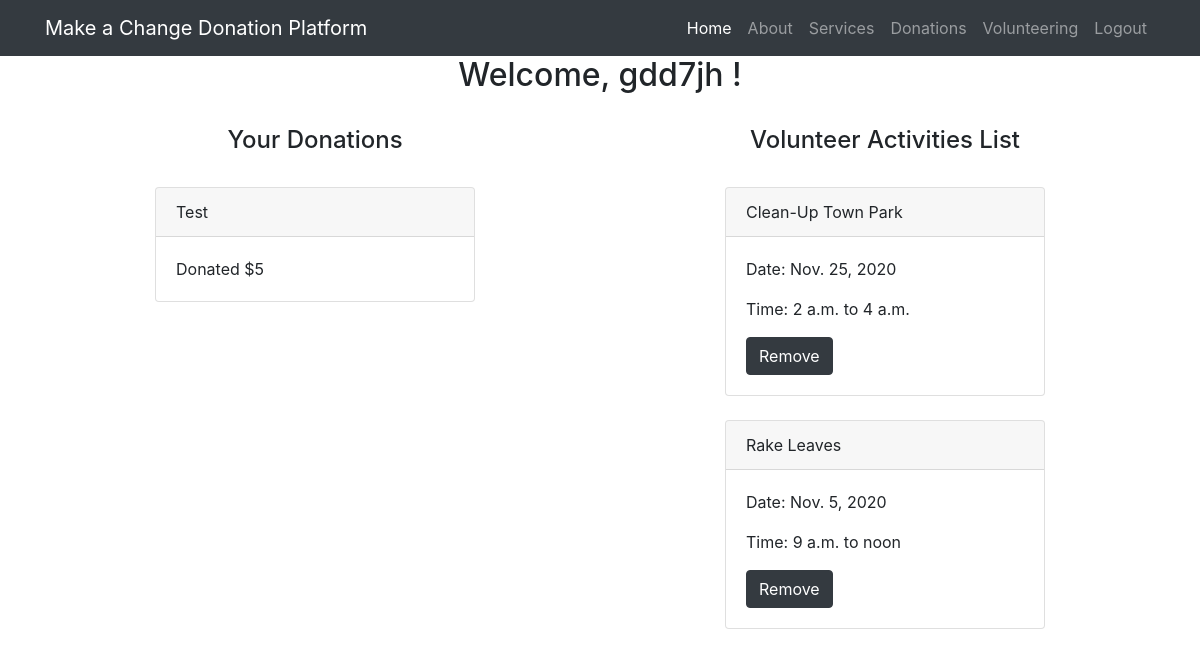
Before: / (signed in) with the older database file.
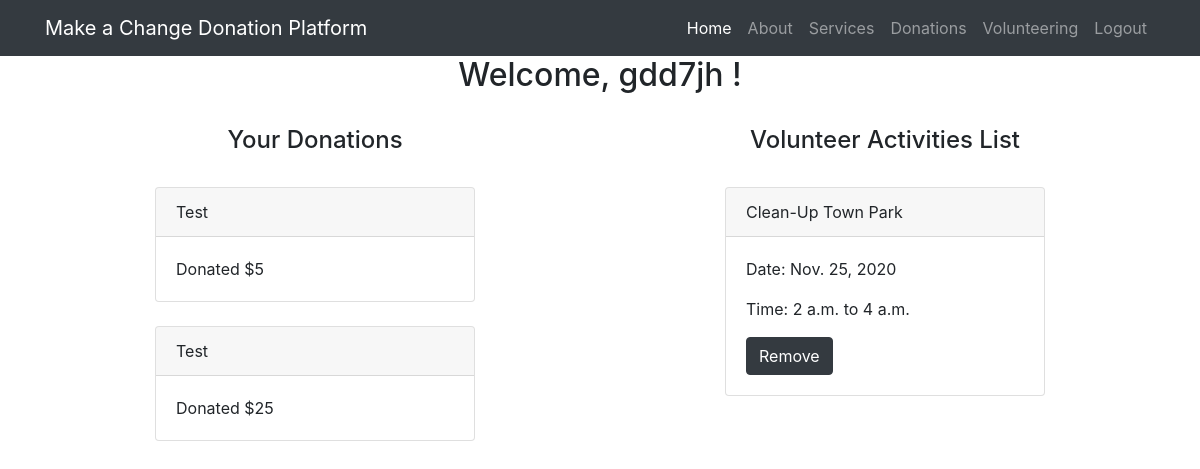
After: the same page with the newer database file.
### donations/models.py (models this page shows)
class UserDonation(models.Model):
    user = models.ForeignKey(User, on_delete=models.CASCADE, related_name="user_donation", null=True)
    name = models.CharField(max_length=50, default = "")
    amount = models.IntegerField(default = 0)

class UserVolunteer(models.Model):
    user = models.ForeignKey(User, on_delete=models.CASCADE, related_name="user_volunteer", null=True)
    title = models.TextField(default = "", max_length=50)
    date = models.DateField(default = datetime.date.today)
    start_time = models.TimeField(default = timezone.now)
    end_time = models.TimeField(default = timezone.now)

### donations/templates/donations/index.html (shortened to what this page needs)
{% extends 'donations/base.html' %}
{% block content %}
{% load socialaccount %}
<html>
    <head>
    </head>
    <body>
        {% if user.is_authenticated %}
        <div class="container">
            <div align="center">
                <h2> Welcome, {{ user.username }} ! <h2>
            </div>
        </div>
        <br>
        <div class='container'>
            <div class='row'>
            <div class='col'>
            <div align='center'>
                <h4>Your Donations</h4>
            </div>
            <br>
            {% if user.user_donation %}
                {% for item in user.user_donation.all %}
                <div class="d-flex justify-content-center">
                    <div class="card" style="width: 20rem;">
                        <div class="card-header">
                            {{item.name}}
                        </div>
                        <div class="card-body">
                          <p class="card-text">Donated ${{item.amount}}</p>
                        </div>
                    </div>
                </div>
                <br>
                {% endfor %}
            {% endif %}
            </div>
        <div class='col'>
            <div align='center'>
                <h4>Volunteer Activities List</h4>
            </div>
            <br>
            {% if user.user_volunteer %}
                {% for item in user.user_volunteer.all %}
                <div class="d-flex justify-content-center">
                    <div class="card" style="width: 20rem;">
                        <div class="card-header">
                            {{item.title}}
                        </div>
                        <div class="card-body">
                          <p class="card-text">Date: {{item.date}} </p>
                          <p class="card-text">Time: {{item.start_time}} to {{item.end_time}}</p>
                          <a href="{% url 'donations:delete_user_volunteer' pk=item.id %}" class='btn btn-dark'>Remove</a>
                        </div>
                    </div>
                </div>
                <br>
                {% endfor %}
            {% endif %}
        </div>
        </div>
        </div>
        {% else %}
        <h1>Please Log In Before Proceeding</h1>
        <a href="{% provider_login_url 'google' %}">Login with Google</a>
        {% endif %}
    </body>
</html>
{% endblock %}

### donations/templates/donations/base.html (shortened to what this page needs)
<!DOCTYPE html>
<html lang="en">
<head>
  <link rel="stylesheet" href="https://stackpath.bootstrapcdn.com/bootstrap/4.5.2/css/bootstrap.min.css">
</head>
<body>
  <nav class="navbar navbar-expand-lg navbar-dark bg-dark static-top">
    <div class="container">
      <a class="navbar-brand" href="#">Make a Change Donation Platform</a>
      <div class="collapse navbar-collapse" id="navbarResponsive">
        <ul class="navbar-nav ml-auto">
          <li class="nav-item active">
            <a class="nav-link" href="/">Home
            </a>
          </li>
          <li class="nav-item">
            <a class="nav-link" href="#">About</a>
          </li>
          <li class="nav-item">
            <a class="nav-link" href="#">Services</a>
          </li>
          <li class="nav-item">
            <a class="nav-link" href="/donationlist">Donations</a>
          </li>
          <li class="nav-item">
            <a class="nav-link" href="/volunteer-list">Volunteering</a>
          </li>
          <li class="nav-item">
            <a class="nav-link" href="/logout">Logout</a>
          </li>
        </ul>
      </div>
    </div>
  </nav>
{% block content %}
{% endblock %}
</body>
</html>

Changed rows visible on the page:
removed UserVolunteer: title "Rake Leaves", date "Nov. 5, 2020", start_time "9 a.m.", end_time "noon"
added UserDonation: name "Test", amount "25"
